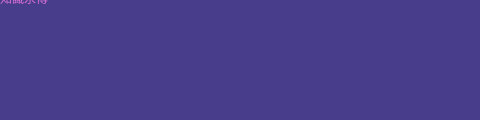
Frame 1 (no input)
Frame 60 (no input): identical to frame 1, image omitted
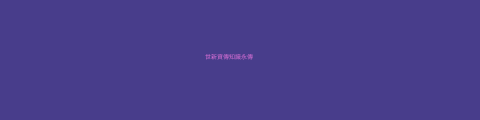
Frame 120 (the mouse pressed at the canvas centre since frame 60)

The p5.js sketch that drew these frames (run headless with seeded random() and noise() and a simulated clock; from frame 60 on, the mouse is pressed at the canvas centre):

// p5.js sketch
// ── sketch.js
var x = 0;
var y = 0;
var px = 0;
var py = 0;
var easing = 0.05;

function setup() {
    // put setup code here
    createCanvas(480, 120);
    textFont("Noto Sans TC");
    textAlign(CENTER, CENTER);
}
function draw() {
    // put drawing code here
    var targetX = mouseX;
    var targetY = mouseY;
    var weight;
    
    x += (targetX - x) * easing;
    y += (targetY - y) * easing;
    
    weight = dist(x, y, px, py)*10;
    //strokeWeight(weight);
    textSize(weight);

    background(72, 61, 139);
    translate(x, y);
    fill(218, 112, 214);
    text("世新資傳知識永傳", 0, 0);
    py = y;
    px = x;
}
